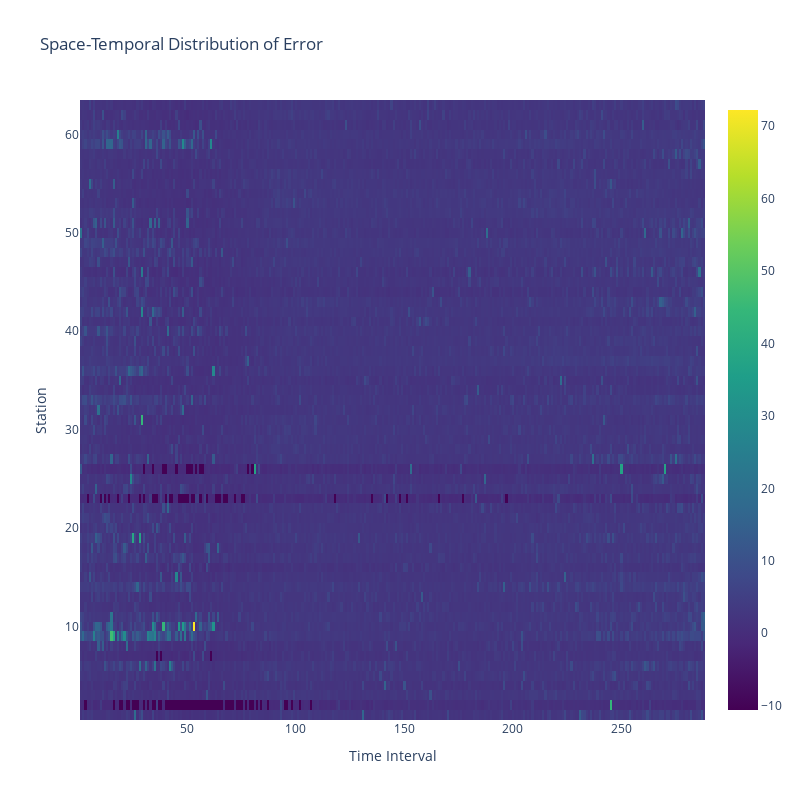

The notebook cell saved with this chart:
### Code cell
import numpy as np
import plotly.graph_objects as go

# Assuming your matrix is named 'service_level_matrix'
# Shape: (63, 24)

# Generate x and y coordinates for each station and time interval
x = np.arange(1,25)
y = np.arange(1,64)

# Create a meshgrid of x and y coordinates
X, Y = np.meshgrid(x, y)

# Create the heatmap trace
heatmap = go.Heatmap(
    x=x,
    y=y,
    z=historical,
    colorscale='Viridis'  # Use a colorscale of your choice
)

# Create the layout
layout = go.Layout(
    title='Space-Temporal Distribution of Error',
    xaxis=dict(title='Time Interval'),
    yaxis=dict(title='Station'),
    height=800,
    width=800,
)

# Create the figure
fig = go.Figure(data=[heatmap], layout=layout)

# Show the figure
fig.show()

### Figure 1 — Plotly figure (JSON) as saved in the notebook; plotly's stock layout.template omitted (floating-point values rounded to 4 significant figures; data arrays with more than 128 entries replaced by an {"elided": "..."} marker saying what was removed)
{"data": [{"colorscale": [[0, "#440154"], [0.1111, "#482878"], [0.2222, "#3e4989"], [0.3333, "#31688e"], [0.4444, "#26828e"], [0.5556, "#1f9e89"], [0.6667, "#35b779"], [0.7778, "#6ece58"], [0.8889, "#b5de2b"], [1, "#fde725"]], "type": "heatmap", "x": [1, 2, 3, 4, 5, 6, 7, 8, 9, 10, 11, 12, 13, 14, 15, 16, 17, 18, 19, 20, 21, 22, 23, 24], "y": [1, 2, 3, 4, 5, 6, 7, 8, 9, 10, 11, 12, 13, 14, 15, 16, 17, 18, 19, 20, 21, 22, 23, 24, 25, 26, 27, 28, 29, 30, 31, 32, 33, 34, 35, 36, 37, 38, 39, 40, 41, 42, 43, 44, 45, 46, 47, 48, 49, 50, 51, 52, 53, 54, 55, 56, 57, 58, 59, 60, 61, 62, 63], "z": {"elided": "63x288 float values"}}], "layout": {"height": 800, "title": {"text": "Space-Temporal Distribution of Error"}, "width": 800, "xaxis": {"title": {"text": "Time Interval"}}, "yaxis": {"title": {"text": "Station"}}}}
